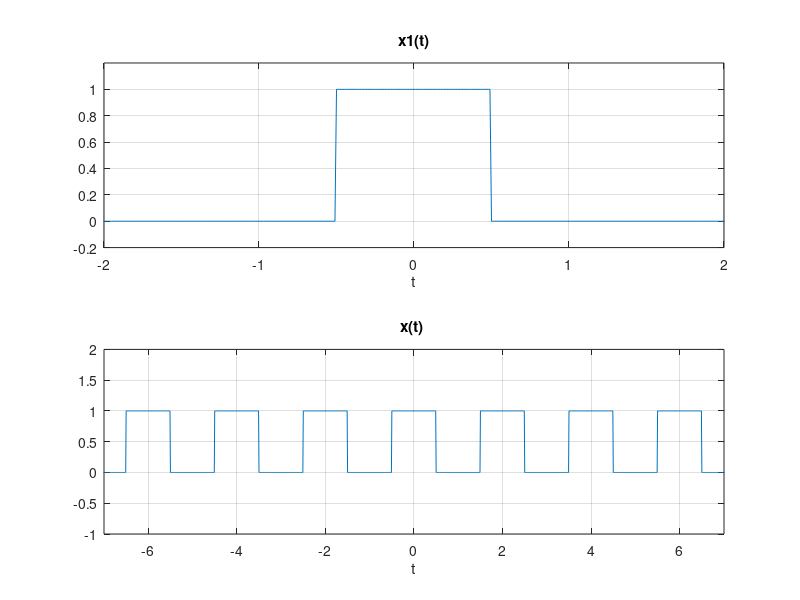

The MATLAB source for this figure:
t=-8:0.01:8;
x1=rectpuls(t)
x=0
for i=-6:2:6;
    x=x+rectpuls(t+i,1)
end

subplot(2,1,1)
plot(t,x1)
title('x1(t)')
xlabel('t')
axis([-2,2,-0.2,1.2])
grid on
subplot(2,1,2)
plot(t,x)
title('x(t) ')
xlabel('t')
axis([-7,7,-1,2])
grid on